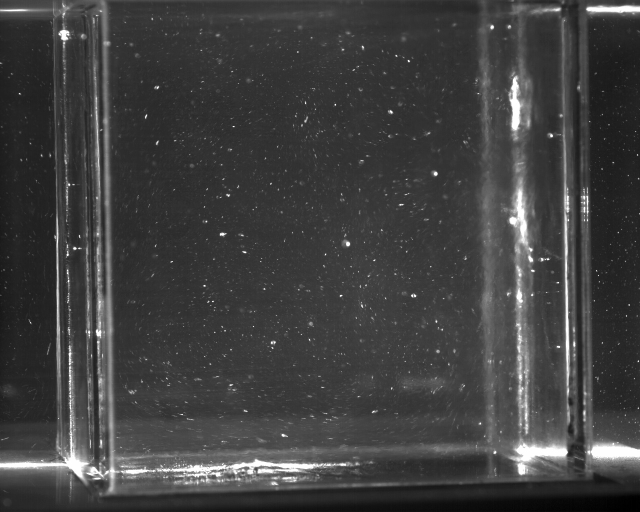
#> input picture tests/rgb/cam1.jpg, 1280 x 1024 px (shown at 1/2 size)
$ python -i ext_sequence_contour.py   (imports and definitions only)
#> lines starting #> are read from the running program, lines starting #| are printed output that depends on the picture; after the words box and inside, x2 and y2 are one past the last pixel; in counts of white or black regions, pixels touching at a corner belong together
import random

import numpy as np
from imageio.v3 import imread, imwrite
from pathlib import Path

from skimage import img_as_ubyte
from skimage import filters, measure, morphology
from skimage.color import rgb2gray, label2rgb
from skimage.segmentation import clear_border
from skimage.morphology import binary_erosion, binary_dilation, disk
from skimage.util import img_as_ubyte

from optv.correspondences import correspondences, MatchedCoords
from optv.tracker import default_naming
from optv.orientation import point_positions

import matplotlib.pyplot as plt


def mask_image(imname : Path, display: bool = False) -> np.ndarray:
    """Mask the image using a simple high pass filter.

    Parameters
    ----------
    img : np.ndarray
        The image to be masked.

    Returns
    -------
    np.ndarray
        The masked image.
    """
#> called with imname = '../../tests/rgb/cam1.jpg', display = False

    img = imread(imname)
#> img is the input picture: shape (1024, 1280); min 0, max 255, mean 64.1
    if img.ndim > 2:
        img = rgb2gray(img)

    if img.dtype != np.uint8:
        img = img_as_ubyte(img)

    # Apply Gaussian filter to smooth the image
    smoothed_frame = filters.gaussian(img, sigma=5)
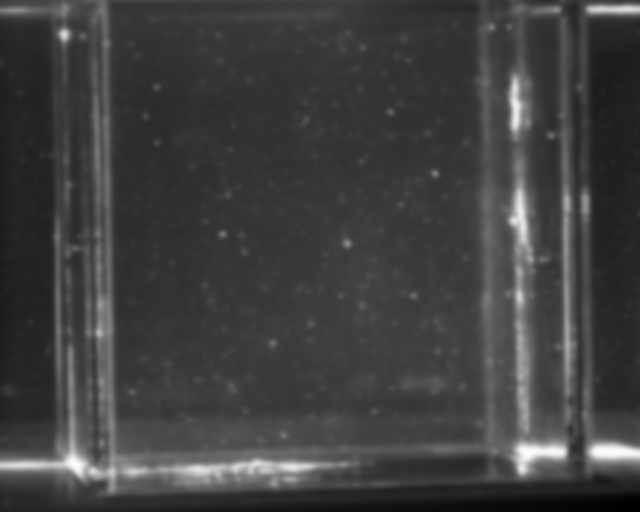
#> smoothed_frame: shape (1024, 1280) float64 (shown at 1/2 size); min 0.00128, max 0.991, mean 0.251

    if display:
        plt.figure()
        plt.imshow(smoothed_frame)
        plt.show()

    # Apply Otsu's thresholding method to segment the object
    thresh = filters.threshold_otsu(smoothed_frame)
#> thresh = 0.359
    # print('Threshold:', thresh)
    binary_frame = smoothed_frame > 1.1*thresh
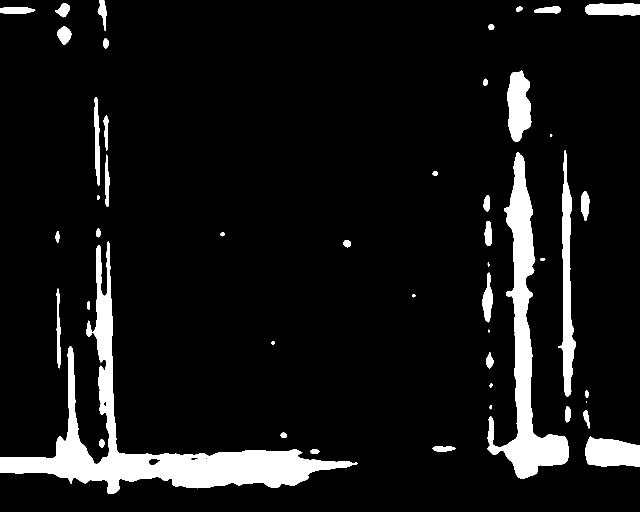
#> binary_frame: shape (1024, 1280) bool (shown at 1/2 size); 8.3% white; 48 white regions (3 under 20 px)

    if display:
        plt.figure()
        plt.imshow(binary_frame)
        plt.show()


    # binary_frame_cleared = clear_border(binary_frame, buffer_size=20)
    binary_frame_cleared = binary_frame.copy()

    # plt.figure()
    # plt.imshow(binary_frame_cleared)
    # plt.show()

    # Remove small bright objects
    cleaned_frame = morphology.remove_small_objects(binary_frame_cleared, min_size=100000)
#> cleaned_frame: shape (1024, 1280) bool; every value is 0

    # %%
    # Apply morphological closing to close the boundary
    closed_cleaned_frame = binary_dilation(cleaned_frame, disk(21))
    closed_cleaned_frame = binary_erosion(closed_cleaned_frame, disk(21))

    if display:
        # Display the result
        plt.figure()
        plt.imshow(closed_cleaned_frame, cmap='gray')
        plt.title('Closed Boundary of Cleaned Frame')
        plt.show()


    # check the size of the second largest black hole
    # labeled_frame = measure.label(~closed_cleaned_frame)
    # regions = measure.regionprops(labeled_frame)
    # areas = np.array([r.area for r in regions])
    # area_to_remove = np.sort(areas)[-2] # 2nd largest, 1st is the surrounding

    # %%
    # Fill holes inside the binary frame to remove large black objects
    filled_frame = morphology.remove_small_holes(closed_cleaned_frame, area_threshold=2e6)
#> filled_frame: shape (1024, 1280) bool; every value is 1

    if display:
        # # Display the result
        plt.figure()
        plt.imshow(filled_frame, cmap='gray')
        plt.title('Binary Frame with Large Black Objects Removed')
        plt.show()

    # %%

    # # Remove small objects and clear the border
    # cleaned_frame = morphology.remove_small_objects(binary_frame, min_size=100000)
    # # Fill holes inside the binary frame to remove dark islands
    # filled_frame = morphology.remove_small_holes(cleaned_frame, area_threshold=100000)

    # filled_frame = clear_border(filled_frame)

    # Label the segmented regions
    labeled_frame = measure.label(filled_frame)
#> labeled_frame: shape (1024, 1280) int32; every value is 1

    if display:
        # Show the labeled filled frame as a color labeled image
        plt.figure()
        plt.imshow(label2rgb(labeled_frame, image=img, bg_label=0))
        plt.title('Color Labeled Frame with Filled Holes')
        plt.show()

    # %%

    # Find region properties
    regions = measure.regionprops(labeled_frame)
#> regions = 1 regions; box (x1, y1, x2, y2) and area: (0, 0, 1280, 1024) 1310720

    # Assuming the largest region is the object of interest
    largest_region = max(regions, key=lambda r: r.area)


    # Find the smooth contour that surrounds the largest region
    smooth_contour = morphology.convex_hull_image(largest_region.image)

    # Create an empty image to draw the smooth contour
    smooth_contour_image = np.zeros_like(labeled_frame, dtype=bool)

    # Place the smooth contour in the correct location
    minr, minc, maxr, maxc = largest_region.bbox
#> minr = 0; minc = 0; maxr = 1024; maxc = 1280
    smooth_contour_image[minr:maxr, minc:maxc] = smooth_contour

    if display:
        # Display the smooth contour on the labeled image
        plt.figure()
        plt.imshow(labeled_frame, cmap='jet')
        plt.contour(smooth_contour_image, colors='red', linewidths=2)
        plt.title(f'Segmented Object with Smooth Contour')
        plt.show()


    # Convert the largest region to a black and white image
    bw_image = np.zeros_like(labeled_frame, dtype=bool)
    bw_image[largest_region.coords[:, 0], largest_region.coords[:, 1]] = True

    # plt.figure(), plt.imshow(bw_image, cmap='gray')

    # Apply morphological closing to remove sharp spikes
    closed_image = binary_dilation(bw_image, disk(21))
    closed_image = binary_erosion(closed_image, disk(21))

    if display:
        # Display the result
        plt.figure()
        plt.imshow(closed_image, cmap='gray')
        plt.title('Smooth Boundary without Sharp Spikes')
        plt.show()


    # Apply morphological operations to get the external contour
    eroded_image = binary_erosion(closed_image, disk(1))
    external_contour = closed_image & ~eroded_image

#> (the run stopped early here; a loop or call above may not have finished)
